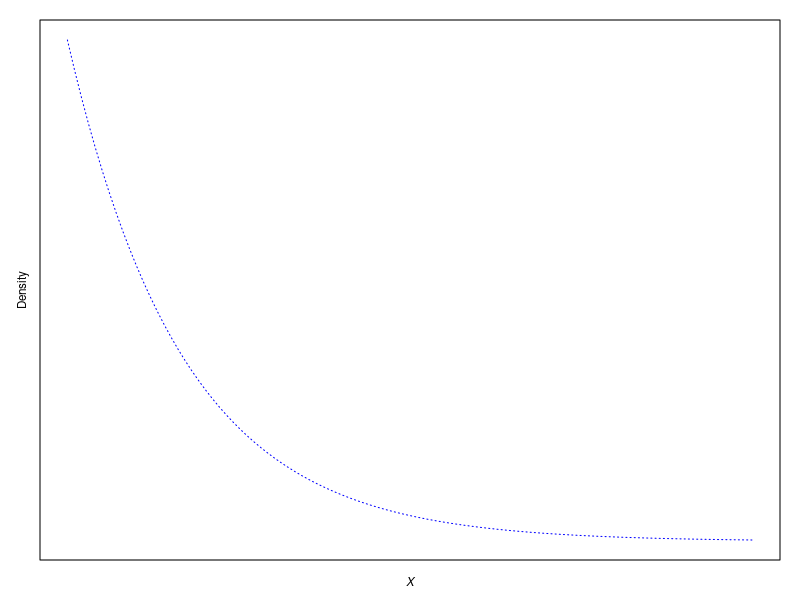
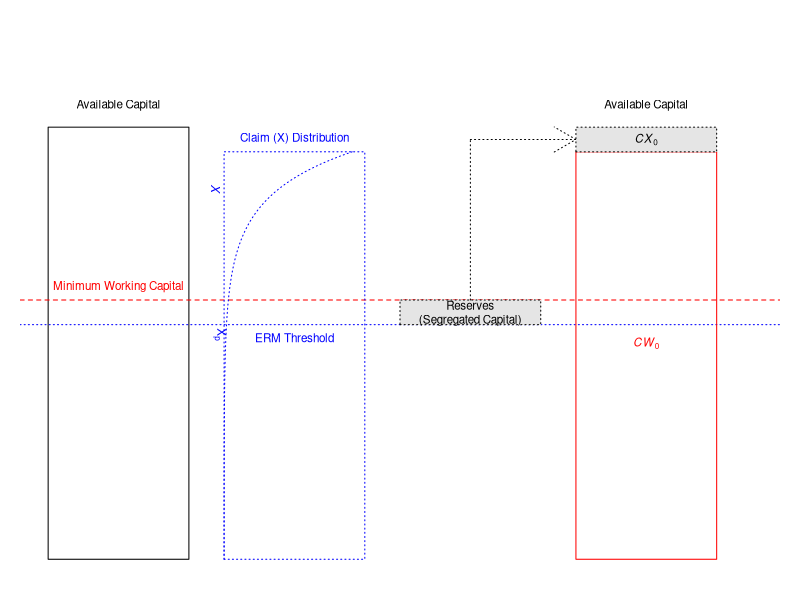

Recreate these plots in R, in order.
## ---- chunk 1
    par(mar = c(2, 2, 1, 1))
    rate <- 6
    dens <- 100
    d_x <- seq(from = 0, to = rate, length.out = dens)
    d_y <- dexp(1:dens / dens, rate = rate) / rate

    plot(x = d_x, y = d_y,  type = 'l', col = 'blue', lty = 'dotted', axes = FALSE,
      xlab = '', ylab = '')
    box()
    mtext(text = expression(italic(X)), side = 1, line = 0.5, cex = 0.7)
    mtext(text = 'Density', side = 2, line = 0.5, cex = 0.7)
## ---- chunk 2
par(mar = c(1, 1, 1, 1))

scale <- 10

center <- 1
plot(x = 1, y = 1, type = 'n', xlim = c(0.9, 1.9),
  bty = 'n', axes = FALSE, ylim = c(0, 1.2 * scale), ylab = '', xlab = '')
rect(xleft = center - 0.1, ybottom = 0, xright = center + 0.1, ytop = scale)
#text(x = center, y = 3, label = 'Working Capital', cex = 0.7)
text(x = center, y = 1.05 * scale, label = 'Available Capital', cex = 0.7)

# Minimum working capital -----
c_m <- 0.6 * scale
text(x = center, y = c_m, label = 'Minimum Working Capital', col = 'red' , 
  pos = 3, cex = 0.7, adj = 0)
abline(h = c_m, col = 'red', lty = 'dashed')


# Plot loss RV rotate ----
center <- 1.25

dens <- 100
dens_width <- 0.2
dens_left <- center - dens_width / 2

rate <- 9.430859 #Start at rate <- scale and iterate (see base_case.R)
d_x <- seq(from = rate, to = 0, length.out = dens)
rate <- scale - (c_m - d_x[43])

d_x <- seq(from = rate, to = 0, length.out = dens)
d_y <- dexp(1:dens / dens, rate = rate) / rate * dens_width + dens_left

points(y = d_x, x = d_y,  type = 'l', col = 'blue', lty = 'dotted')

text(x = center, y = d_x[43], label = 'ERM Threshold', col = 'blue' , 
  pos = 1, cex = 0.7, lty = 'dashed')

text(x = dens_left, y = .90 * rate, pos = 2, label = expression(italic(X)), srt = 270, col = 'blue', cex = 0.7, adj = c(0, 0))

text(x = dens_left, y = d_x[43], pos = 1, label = expression(X[`p`]), srt = 270, col = 'blue', cex = 0.7, adj = c(0, 0))


abline(h = d_x[43], col = 'blue', lty = 'dotted')

rect(xleft = dens_left, xright = dens_left + dens_width, ybottom = 0, 
  ytop = rate, border = 'blue', lty = 'dotted')

text(x = dens_left + dens_width / 2, y = rate, 
  label = 'Claim (X) Distribution', cex = 0.7, col = 'blue', pos = 3)


# reserve -----
center <- 1.50
res_left <- 1.50 - .1
rect(ybottom = d_x[43], ytop = c_m, xleft = res_left, xright = res_left + 
    dens_width, col = 'grey90', lty = 'dotted')

text(x = mean(c(res_left, res_left + dens_width)), y = mean(c(d_x[43], c_m)), 
  label = 'Reserves\n(Segregated Capital)', cex = 0.7)

arrow_bend_y <- mean(c(scale, scale - (c_m - d_x[43])))

lines(x = rep(
  mean(c(res_left, res_left + dens_width)), 
  times = 2), 
  y = c(c_m, arrow_bend_y), lty = 'dotted')

arrows(x0 = center, y0 = arrow_bend_y, 
  x1 = center + 0.15, lty = 'dotted')

# Allocated Capital ----

center <- 1.75

rect(xleft = center - 0.1, ybottom = 0, xright = center + 0.1, 
  ytop = scale - (c_m - d_x[43]), border = 'red')

rect(xleft = center - 0.1, ybottom = scale - (c_m - d_x[43]), 
  xright = center + 0.1, ytop = scale , col = 'grey90', lty = 'dotted')

text(x = center, y = mean(
  c(scale, 
    scale - (c_m - d_x[43])
  )), 
  label = expression(italic(CX)[`0`]), cex = 0.7)

text(x = center, y = 5, label = expression(italic(CW)[`0`]), cex = 0.7, col = 'red')

text(x = center, y = 1.05 * scale, label = 'Available Capital', cex = 0.7)

#'Working Capital'
